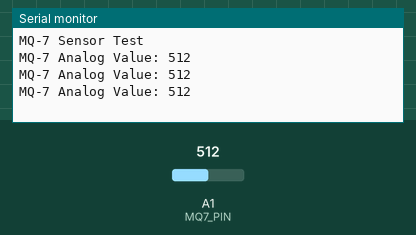
Simulated run of this sketch. Board: Arduino Uno, built with avr-gcc and run on an emulated ATmega328P. Parts: the last lines printed to the serial monitor. The inputs (shaded band) are chosen by the test bench; at power-on: A1 (MQ7_PIN) = 512.

Above: at 1.3 s.
1.4 s: A1 (MQ7_PIN) set to 716
At 1.9 s:
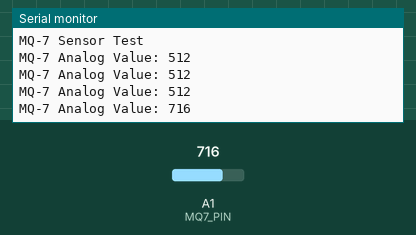
2.9 s: A1 (MQ7_PIN) set to 900
At 3.4 s:
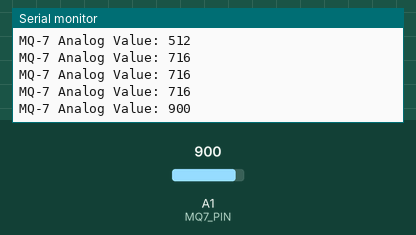
Timing chart, 0 to 5.9 s (numbered marks = the images above; inputs shaded):
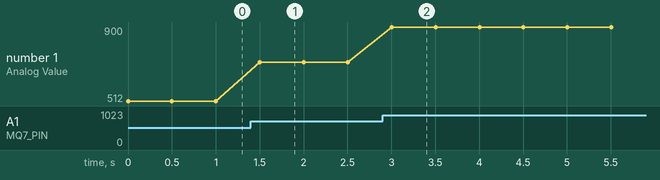

Measured:
- after the input at 1.4 s, the serial monitor: prints a new line after 0.10 s (image 1)
- after the input at 2.9 s, the serial monitor: prints a new line after 0.10 s (image 2)
- plotted number 1: 512 → 716 after the input at 1.4 s, 716 → 900 after the input at 2.9 s

The sketch:

MQ7_test.ino
```cpp
#define MQ7_PIN A1

void setup() {
  Serial.begin(115200);
  Serial.println("MQ-7 Sensor Test");
}

void loop() {
  int sensorValue = analogRead(MQ7_PIN);

  Serial.print("MQ-7 Analog Value: ");
  Serial.println(sensorValue);

  delay(500);
}
/*MQ-7 Analog Value: 66
MQ-7 Analog Value: 66
MQ-7 Analog Value: 67
MQ-7 Analog Value: 66
MQ-7 Analog Value: 65
MQ-7 Analog Value: 66
MQ-7 Analog Value: 67
MQ-7 Analog Value: 67
MQ-7 Analog Value: 66
MQ-7 Analog Value: 69
MQ-7 Analog Value: 73
MQ-7 Analog Value: 71*/
```
